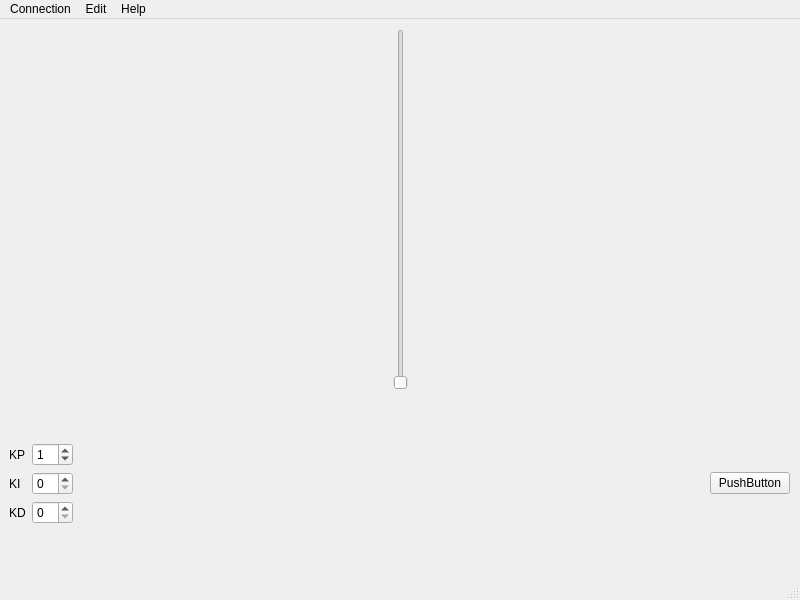
<?xml version="1.0" encoding="UTF-8"?>
<ui version="4.0">
 <class>MainWindow</class>
 <widget class="QMainWindow" name="MainWindow">
  <property name="geometry">
   <rect>
    <x>0</x>
    <y>0</y>
    <width>800</width>
    <height>600</height>
   </rect>
  </property>
  <property name="windowTitle">
   <string>MainWindow</string>
  </property>
  <property name="windowOpacity">
   <double>0.950000000000000</double>
  </property>
  <widget class="QWidget" name="centralwidget">
   <widget class="QWidget" name="gridLayoutWidget">
    <property name="geometry">
     <rect>
      <x>9</x>
      <y>389</y>
      <width>781</width>
      <height>151</height>
     </rect>
    </property>
    <layout class="QGridLayout" name="gridLayout">
     <item row="0" column="1">
      <spacer name="horizontalSpacer">
       <property name="orientation">
        <enum>Qt::Horizontal</enum>
       </property>
       <property name="sizeHint" stdset="0">
        <size>
         <width>40</width>
         <height>20</height>
        </size>
       </property>
      </spacer>
     </item>
     <item row="0" column="0">
      <layout class="QFormLayout" name="formLayout">
       <item row="0" column="1">
        <widget class="QSpinBox" name="KpSpinBox">
         <property name="value">
          <number>1</number>
         </property>
        </widget>
       </item>
       <item row="1" column="1">
        <widget class="QSpinBox" name="KiSpinbox"/>
       </item>
       <item row="2" column="1">
        <widget class="QSpinBox" name="KdSpinbox"/>
       </item>
       <item row="0" column="0">
        <widget class="QLabel" name="KpLabel">
         <property name="text">
          <string>KP</string>
         </property>
        </widget>
       </item>
       <item row="1" column="0">
        <widget class="QLabel" name="KiLabel">
         <property name="text">
          <string>KI</string>
         </property>
        </widget>
       </item>
       <item row="2" column="0">
        <widget class="QLabel" name="KdLabel">
         <property name="text">
          <string>KD</string>
         </property>
        </widget>
       </item>
      </layout>
     </item>
     <item row="0" column="2">
      <widget class="QPushButton" name="pushButton">
       <property name="text">
        <string>PushButton</string>
       </property>
      </widget>
     </item>
    </layout>
   </widget>
   <widget class="QWidget" name="horizontalLayoutWidget">
    <property name="geometry">
     <rect>
      <x>10</x>
      <y>10</y>
      <width>781</width>
      <height>361</height>
     </rect>
    </property>
    <layout class="QHBoxLayout" name="mainLayout">
     <item>
      <layout class="QGridLayout" name="chartLayout"/>
     </item>
     <item>
      <widget class="QSlider" name="SetpointSlider">
       <property name="orientation">
        <enum>Qt::Vertical</enum>
       </property>
      </widget>
     </item>
    </layout>
   </widget>
  </widget>
  <widget class="QMenuBar" name="menubar">
   <property name="geometry">
    <rect>
     <x>0</x>
     <y>0</y>
     <width>800</width>
     <height>32</height>
    </rect>
   </property>
   <widget class="QMenu" name="menuConnection">
    <property name="title">
     <string>Connection</string>
    </property>
    <addaction name="actionConnect"/>
    <addaction name="actionDisconnect"/>
    <addaction name="separator"/>
    <addaction name="actionQuit"/>
   </widget>
   <widget class="QMenu" name="menuHelp">
    <property name="title">
     <string>Help</string>
    </property>
    <addaction name="actionGitHub"/>
    <addaction name="actionAbout_this"/>
   </widget>
   <widget class="QMenu" name="menuEdit">
    <property name="title">
     <string>Edit</string>
    </property>
    <addaction name="actionAuto_Tune"/>
   </widget>
   <addaction name="menuConnection"/>
   <addaction name="menuEdit"/>
   <addaction name="menuHelp"/>
  </widget>
  <widget class="QStatusBar" name="statusbar"/>
  <action name="actionConnect">
   <property name="icon">
    <iconset resource="../resources/resources.qrc">
     <normaloff>:/icons/icons/connect.png</normaloff>:/icons/icons/connect.png</iconset>
   </property>
   <property name="text">
    <string>Connect</string>
   </property>
  </action>
  <action name="actionDisconnect">
   <property name="enabled">
    <bool>false</bool>
   </property>
   <property name="icon">
    <iconset resource="../resources/resources.qrc">
     <normaloff>:/icons/icons/disconnect.png</normaloff>:/icons/icons/disconnect.png</iconset>
   </property>
   <property name="text">
    <string>Disconnect</string>
   </property>
   <property name="visible">
    <bool>false</bool>
   </property>
  </action>
  <action name="actionQuit">
   <property name="icon">
    <iconset resource="../resources/resources.qrc">
     <normaloff>:/icons/icons/quit.png</normaloff>:/icons/icons/quit.png</iconset>
   </property>
   <property name="text">
    <string>Quit</string>
   </property>
  </action>
  <action name="actionGitHub">
   <property name="icon">
    <iconset resource="../resources/resources.qrc">
     <normaloff>:/icons/icons/github.png</normaloff>:/icons/icons/github.png</iconset>
   </property>
   <property name="text">
    <string>GitHub</string>
   </property>
  </action>
  <action name="actionAbout_this">
   <property name="icon">
    <iconset resource="../resources/resources.qrc">
     <normaloff>:/icons/icons/information.png</normaloff>:/icons/icons/information.png</iconset>
   </property>
   <property name="text">
    <string>About this</string>
   </property>
  </action>
  <action name="actionAuto_Tune">
   <property name="text">
    <string>Auto Tune</string>
   </property>
  </action>
 </widget>
 <resources>
  <include location="../resources/resources.qrc"/>
 </resources>
 <connections/>
</ui>
